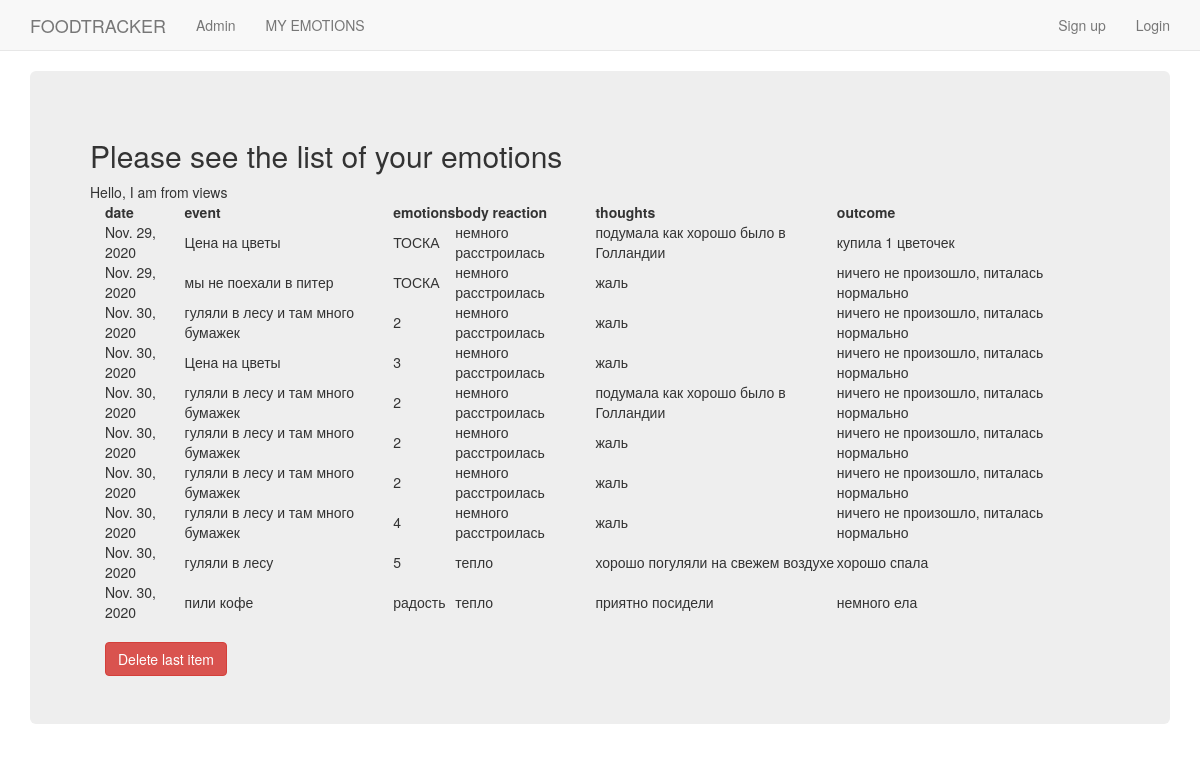
Before: /basic_app/emotions/ with the older database file.
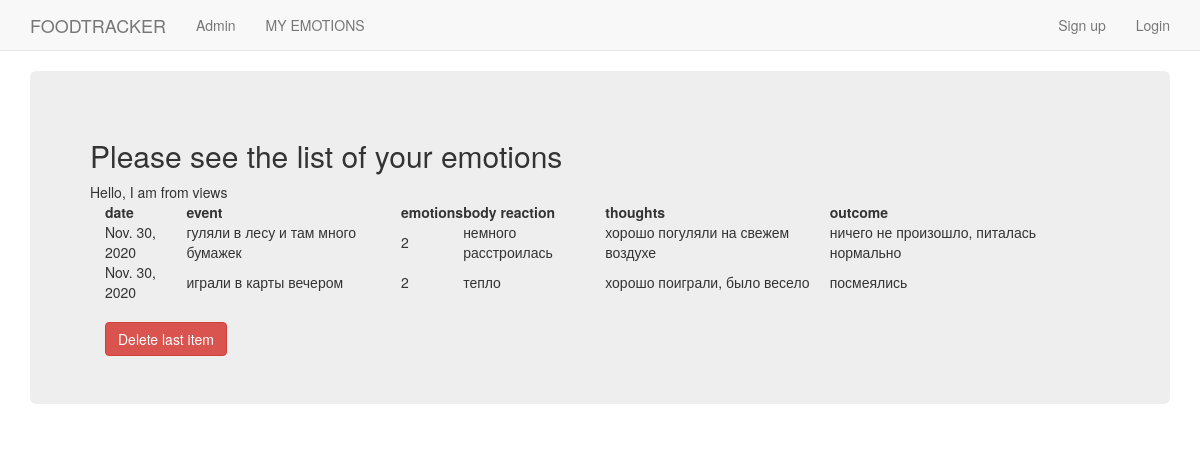
After: the same page with the newer database file.
### basic_app/models.py (models this page shows)
class Emotions(models.Model):
    EMOTIONS_CHOICES = (
    (u'1', u'Страх'),
    (u'2', u'Тоска'),
    (u'3', u'Гнев'),
    (u'4', u'Стыд'),
    (u'5', u'Радость'),
)
    date = models.DateField()
    event = models.CharField(max_length= 100)
    emotions = models.CharField(max_length= 100)
    body_reaction = models.CharField(max_length= 100)
    thoughts = models.CharField(max_length= 100)
    outcome = models.CharField(max_length= 100)

### basic_app/views.py (the view)
def emotions(request):
    emotions_list = Emotions.objects.all()
    context_dict = {'emotions_records':emotions_list,'insert_me':'Hello, I am from views'}
    if request.method == 'POST':
        try:
            print(Emotions.objects.last().event)
            Emotions.objects.last().delete()
        except:
            print('No items to delete')
    return render(request,'basic_app/emotions.html', context = context_dict)

### templates/basic_app/emotions.html (shortened to what this page needs)
{% extends "basic_app/base.html" %}
    {% block body_block %}
    <div class = 'jumbotron'>
        <h2>Please see the list of your emotions</h2>
        {{insert_me}}
        <div class = 'container'>
            {% if emotions_records%}
                <table>
                    <thead>
                        <th>date</th>
                        <th>event</th>
                        <th>emotions</th>
                        <th>body reaction</th>
                        <th>thoughts</th>
                        <th>outcome</th>
                    </thead>
                    {% for em in emotions_records %}
                    <tr>
                        <td>{{em.date}}</td>
                        <td>{{em.event}}</td>
                        <td>{{em.emotions}}</td>
                        <td>{{em.body_reaction}}</td>
                        <td>{{em.thoughts}}</td>
                        <td>{{em.outcome}}</td>
                    </tr>
                    {% endfor%}
                </table>
                <br>
                <form  method = "POST">
                    <input type="submit" class = 'btn btn-danger' value = 'Delete last item' name = 'delete'>
                </form>
            {% else %}
            <p> No records</p>
            {% endif%}
        </div>
    </div>
    {%endblock%}

### templates/basic_app/base.html (shortened to what this page needs)
<!DOCTYPE html>
<html>
    <head>
        <link rel="stylesheet" href="https://stackpath.bootstrapcdn.com/bootstrap/3.4.1/css/bootstrap.min.css">
    </head>
    <body>
        <nav class = 'navbar navbar-default navbar-static-top'>
            <div class = 'container'>
                <ul class = 'nav navbar-nav'>
                    <li><a class='navbar-brand' href="{% url 'index'%}">FOODTRACKER</a></li>
                    <li><a class = 'navbar-link' href="{% url 'admin:index'%}">Admin</a></li>
                    <li><a class = 'navbar-link' href="{% url 'basic_app:emotions'%}">MY EMOTIONS</a></li>
                </ul>
                <ul class = 'nav navbar-nav mr-auto navbar-right'>
                    <li><a class = 'navbar-link' href="{% url 'basic_app:signup'%}">Sign up</a></li>
                    <li><a class = 'navbar-link' href="{% url 'basic_app:login'%}">Login</a></li>
                </ul>
            </div>
        </nav>
        <div class = 'container'>
            {% block body_block%}{% endblock%}
        </div>
    </body>
</html>

Changed rows visible on the page:
removed Emotions: date "Nov. 29, 2020", event "Цена на цветы", emotions "ТОСКА", body_reaction "немного расстроилась", thoughts "подумала как хорошо было в Голландии", outcome "купила 1 цветочек"
removed Emotions: date "Nov. 29, 2020", event "мы не поехали в питер", emotions "ТОСКА", body_reaction "немного расстроилась", thoughts "жаль", outcome "ничего не произошло, питалась нормально"
removed Emotions: date "Nov. 30, 2020", event "гуляли в лесу и там много бумажек", emotions "2", body_reaction "немного расстроилась", thoughts "жаль", outcome "ничего не произошло, питалась нормально"
removed Emotions: date "Nov. 30, 2020", event "Цена на цветы", emotions "3", body_reaction "немного расстроилась", thoughts "жаль", outcome "ничего не произошло, питалась нормально"
removed Emotions: date "Nov. 30, 2020", event "гуляли в лесу и там много бумажек", emotions "2", body_reaction "немного расстроилась", thoughts "подумала как хорошо было в Голландии", outcome "ничего не произошло, питалась нормально"
removed Emotions: date "Nov. 30, 2020", event "гуляли в лесу и там много бумажек", emotions "2", body_reaction "немного расстроилась", thoughts "жаль", outcome "ничего не произошло, питалась нормально"
removed Emotions: date "Nov. 30, 2020", event "гуляли в лесу и там много бумажек", emotions "2", body_reaction "немного расстроилась", thoughts "жаль", outcome "ничего не произошло, питалась нормально"
removed Emotions: date "Nov. 30, 2020", event "гуляли в лесу и там много бумажек", emotions "4", body_reaction "немного расстроилась", thoughts "жаль", outcome "ничего не произошло, питалась нормально"
removed Emotions: date "Nov. 30, 2020", event "гуляли в лесу", emotions "5", body_reaction "тепло", thoughts "хорошо погуляли на свежем воздухе", outcome "хорошо спала"
removed Emotions: date "Nov. 30, 2020", event "пили кофе", emotions "радость", body_reaction "тепло", thoughts "приятно посидели", outcome "немного ела"
added Emotions: date "Nov. 30, 2020", event "гуляли в лесу и там много бумажек", emotions "2", body_reaction "немного расстроилась", thoughts "хорошо погуляли на свежем воздухе", outcome "ничего не произошло, питалась нормально"
added Emotions: date "Nov. 30, 2020", event "играли в карты вечером", emotions "2", body_reaction "тепло", thoughts "хорошо поиграли, было весело", outcome "посмеялись"
